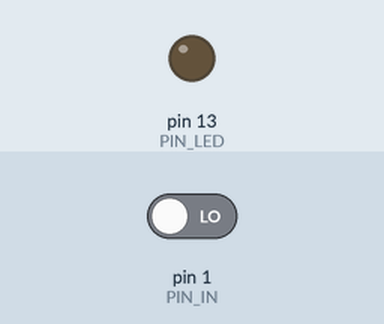
This sketch was run on a simulated Arduino Uno, built with avr-gcc and run on an emulated ATmega328P. Parts: output pins drawn as LEDs (lit = HIGH). Inputs (shaded band) come from the test bench; at power-on: pin 1 (PIN_IN) LOW.

Above: at 1.2 s.
1.3 s: pin 1 (PIN_IN) driven HIGH
At 2.2 s:
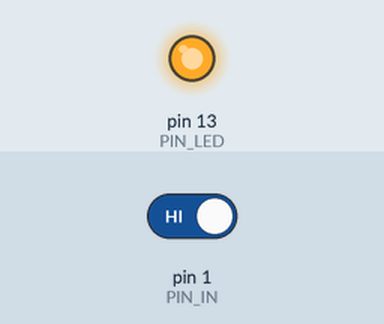
2.8 s: pin 1 (PIN_IN) driven LOW
At 3.3 s:
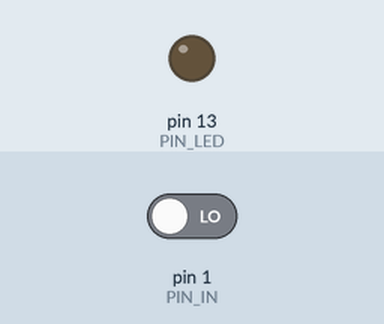
Timing chart, 0 to 5.8 s (numbered marks = the images above; inputs shaded):
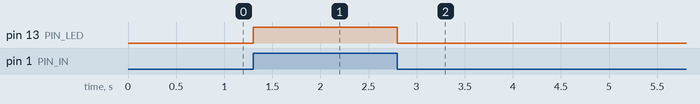

The sketch:

io_mapped.ino
```cpp
//This code controls the LED depends on the input at pin 1
#define PIN_LED 13
#define PIN_IN 1
void setup() {
  pinMode(PIN_IN, INPUT);   //set input
  pinMode(PIN_LED, OUTPUT); //set output
}

void loop() {
  boolean sig = digitalRead(PIN_IN); //read input
  digitalWrite(PIN_LED, sig);  //assign LED
}
```

Measured:
- after the input at 1.3 s, pin 13 (PIN_LED): LOW → HIGH at once
- after the input at 2.8 s, pin 13 (PIN_LED): HIGH → LOW at once
